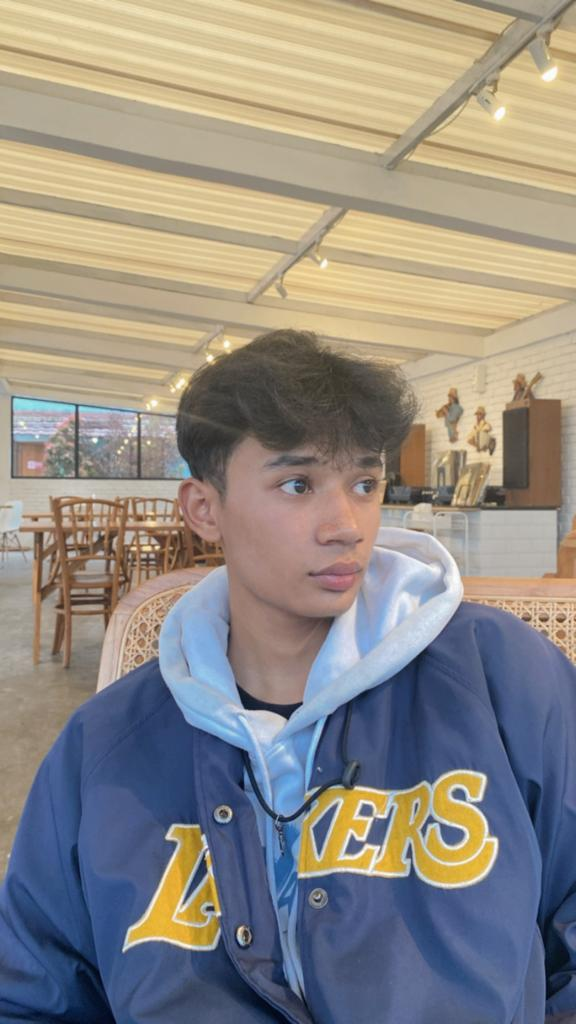
#> input picture Rizki.jpg, 576 x 1024 px
$ python 'Flip Gambar.py'
#> lines starting #> are read from the running program, lines starting #| are printed output that depends on the picture
import numpy as np #library untuk numpy
import cv2  #library untuk Open CV
import matplotlib.pyplot as plt #library untuk matplotlib

img = cv2.imread("Rizki.jpg")
#> img is the input picture: shape (1024, 576, 3); mean B, G, R 132.9, 139.8, 145.6

img_height = img.shape[0] #tinggi gambar
#> img_height = 1024
img_width = img.shape[1] #lebar gambar
#> img_width = 576
img_channel = img.shape[2] #channel gambar
#> img_channel = 3
img_type = img.dtype #tipe gambar

img_flip_horizontal = np.zeros(img.shape, img_type) #fungsi untuk variabel flip horizontal
img_flip_vertical = np.zeros(img.shape, img_type) #fungsi untuk variabel flip vertical
#fungsi untuk membalik gambar secara horizontal
for y in range(0, img_height):
    for x in range(0, img_width):
        for c in range(0, img_channel):
            img_flip_horizontal[y][x][c] = img[y][img_width-1-x][c]
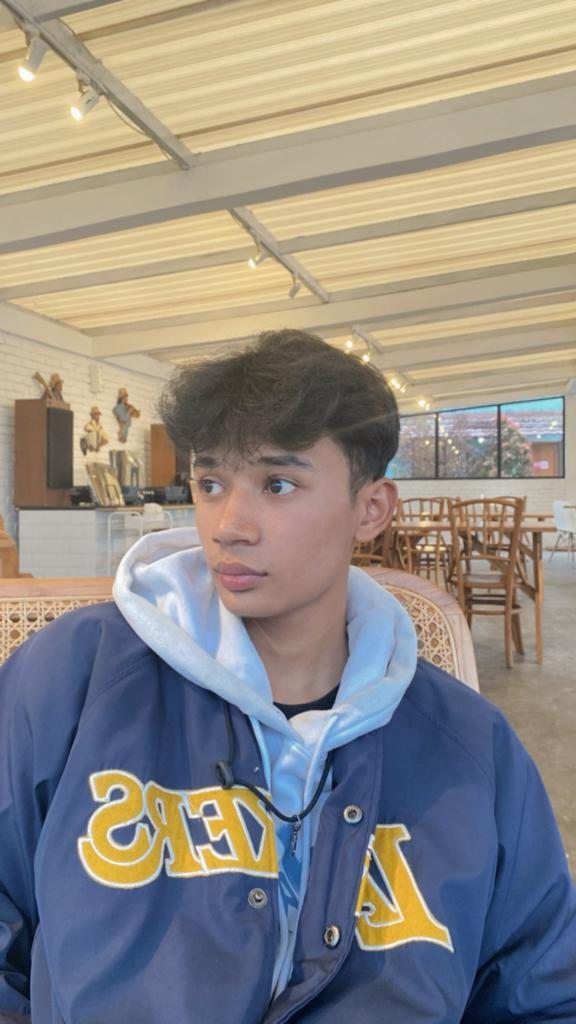
#> img_flip_horizontal: shape (1024, 576, 3); mean B, G, R 132.9, 139.8, 145.6
#fungsi untuk membalik gambar secara vertical
for y in range(0, img_height):
    for x in range(0, img_width):
        for c in range(0, img_channel):
            img_flip_vertical[y][x][c] = img[img_height-1-y][x][c]
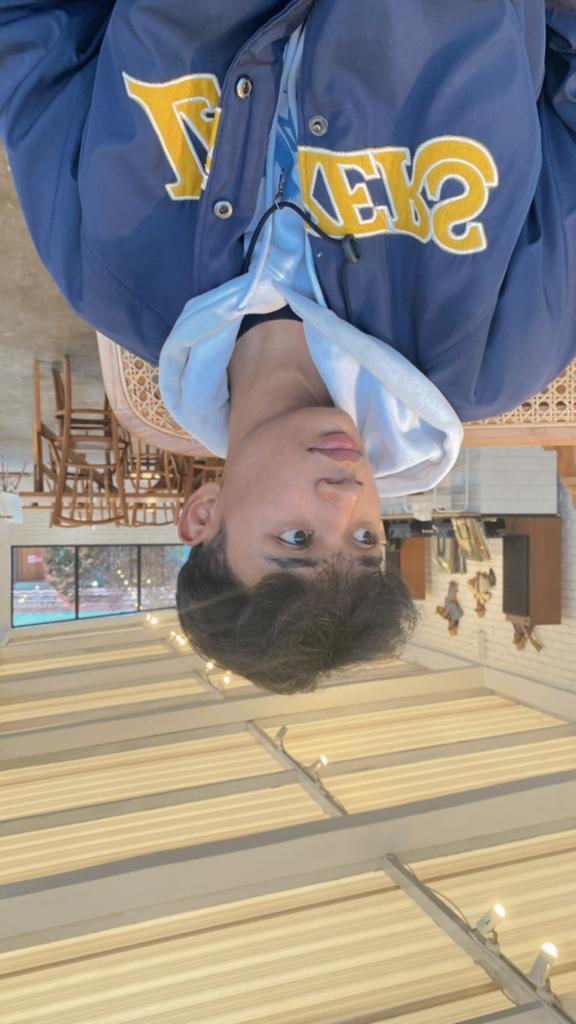
#> img_flip_vertical: shape (1024, 576, 3); mean B, G, R 132.9, 139.8, 145.6
plt.imshow(img_flip_horizontal) #fungsi untuk memanggil gambae secara horizontal
plt.title("Flip Horizontal") #fungsi untuk memberi judul
plt.show() #fungsi untuk menampilkan gambar
plt.imshow(img_flip_vertical) #fungsi untuk memanggil gambae secara horizontal
plt.title("Flip Vertical")  #fungsi untuk memberi judul
plt.show() #fungsi untuk menampilkan gambar
